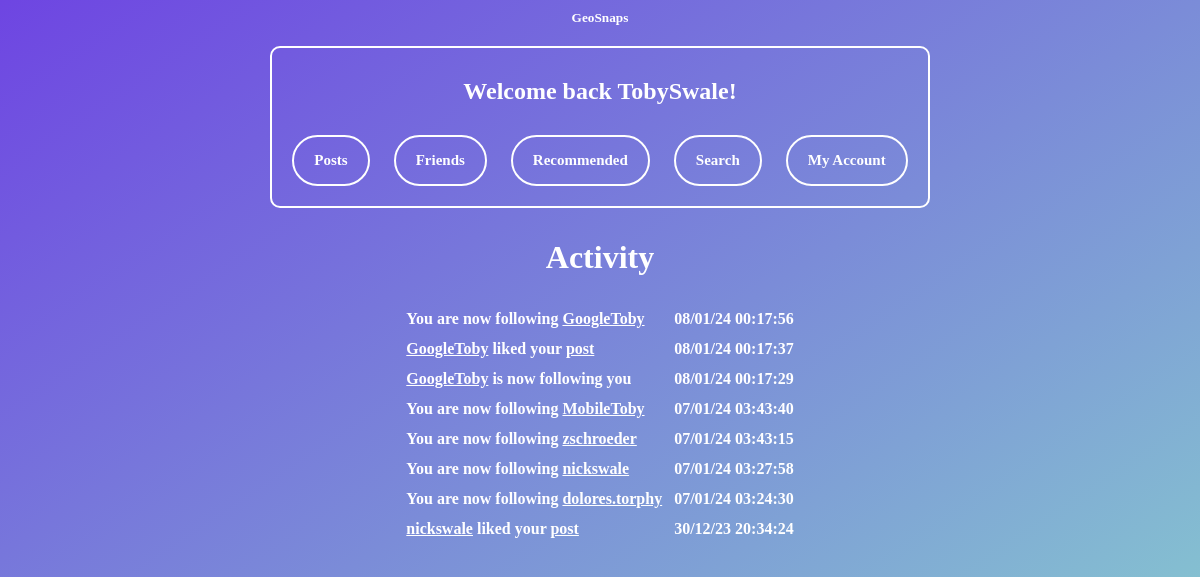
/activity (signed in), run on the app's committed database.
### tables this page shows
CREATE TABLE "friendrequests" (
	"usersend"	TEXT,
	"userreceive"	TEXT,
	"status"	INTEGER DEFAULT 0
, "timesent"	TEXT);

CREATE TABLE "Likes" (
	"id"	INTEGER,
	"usersliked"	TEXT
, "timesent"	TEXT);

### main.py (the view)
@web_site.route('/activity', methods=['GET', 'POST'])
def activity():
    msg = ""
    username = session["username"]
    con = sqlite3.connect('database.db')
    con.row_factory = sqlite3.Row
    cursor = con.cursor()
    sql = """SELECT Likes.usersliked, Likes.id, Likes.timesent
       FROM Likes
       JOIN Posts ON Likes.id = Posts.id
       WHERE Posts.user = ?"""
    cursor.execute(sql, (username,))
    rows = cursor.fetchall()
    newrows = []
    for row in rows:
        rowdict = dict(row)
        rowdict['type'] = 'like'
        newrows.append(rowdict)
    con.row_factory = sqlite3.Row
    cursor = con.cursor()
    sql = """SELECT friendrequests.usersend, friendrequests.timesent
           FROM friendrequests
           WHERE friendrequests.userreceive = ? AND status = 2"""
    cursor.execute(sql, (username,))
    rows2 = cursor.fetchall()
    newrows2 = []
    for row in rows2:
        rowdict = dict(row)
        rowdict['type'] = 'follower'
        newrows2.append(rowdict)
    con.row_factory = sqlite3.Row
    cursor = con.cursor()
    sql = "SELECT * FROM friendrequests WHERE userreceive = ? AND status = 1"
    cursor.execute(sql, (username,))
    rows3 = cursor.fetchall()
    newrows3 = []
    for row in rows3:
        rowdict = dict(row)
        rowdict['type'] = 'request'
        newrows3.append(rowdict)
    con.row_factory = sqlite3.Row
    cursor = con.cursor()
    sql = "SELECT * FROM friendrequests WHERE usersend = ? AND status = 2"
    cursor.execute(sql, (username,))
    rows4 = cursor.fetchall()
    newrows4 = []
    for row in rows4:
        rowdict = dict(row)
        rowdict['type'] = 'following'
        newrows4.append(rowdict)
    con.row_factory = sqlite3.Row
    cursor = con.cursor()
    sql = "SELECT * FROM friendrequests WHERE usersend = ? AND status = 1"
    cursor.execute(sql, (username,))
    rows5 = cursor.fetchall()
    newrows5 = []
    for row in rows5:
        rowdict = dict(row)
        rowdict['type'] = 'requestfollowing'
        newrows5.append(rowdict)
    newrows += newrows2
    newrows += newrows3
    newrows += newrows4
    newrows += newrows5
    rowsinsec = []
    for row in newrows:
        getdatetime = datetime.strptime(row["timesent"], "%d/%m/%y %H:%M:%S") #converts to known format
        datetimenow = datetime.now() #Gets time now
        datetimedif = datetimenow - getdatetime #finds dif
        timedif = datetimedif.total_seconds() #converts dif to s
        rowdict = dict(row) #sets var to old dict of row
        rowdict['timedif'] = timedif #adds sec dif to dict
        rowsinsec.append(rowdict) #appends to list
    sortedrows = sorted(rowsinsec, key=lambda x: x.get('timedif'))
    if sortedrows == []:
        msg = "No recent activity"
    return render_template("activity.html", rows=sortedrows, username=username,msg=msg)

### templates/activity.html (shortened to what this page needs)
{% extends 'base.html' %}
{% block content %}
<h1>Activity</h1>
<div class="namelink">
  <table class="centered-table" style="text-align: left;">
    {% for row in rows %}
    <tr>
      {% if row["type"] == "like" %}
        {% if row["usersliked"] != username %}
          <td><a href ='/viewaccount?id={{row["usersliked"]}}'>{{row["usersliked"]}}</a> liked your <a href ='/viewpost?id={{row["id"]}}'>post</a></td>
          <td>{{row["timesent"]}}</td>
        {% endif %}
      {% else %}
        {% if row["type"] == "follower" %}
          <td><a href ='/viewaccount?id={{row["usersend"]}}'>{{row["usersend"]}}</a> is now following you</td>
          <td>{{row["timesent"]}}</td>
        {% elif row["type"] == "request" %}
          <td><a href ='/acceptignore?id={{row["usersend"]}}'>{{row["usersend"]}}</a> has sent you a follow request</td>
          <td>{{row["timesent"]}}</td>
        {% elif row["type"] == "following" %}
          <td>You are now following <a href='/viewaccount?id={{row["userreceive"]}}'>{{row["userreceive"]}}</a></td>
          <td>{{row["timesent"]}}</td>
        {% elif row["type"] == "requestfollowing" %}
          <td>You sent a follow request to <a href='/viewaccount?id={{row["userreceive"]}}'>{{row["userreceive"]}}</a></td>
          <td>{{row["timesent"]}}</td>
        {% endif %}
      {% endif %}
    </tr>
    {% endfor %}
  </table>
</div>
{% endblock %}

### static/style.css (style rules this page uses)
body { background: linear-gradient(to bottom right, #6e45e2, #88d3ce); text-align: center; }
h1 { color:white; font-family:Verdana; }
a { font-weight:bold; text-decoration:none; margin:10px; }
.centered-table { margin: 0 auto; color:white; font-family:Verdana; border: 1px solid transparent; border-spacing: 10px; font-weight:bold; text-align: center; }

### templates/activity.html (style rules this page uses)
.namelink a { text-decoration: underline; color: white; font-family:Verdana; margin: 0; }

### data on the page
friendrequests: userreceive "GoogleToby", timesent "08/01/24 00:17:56"
Likes: usersliked "GoogleToby", timesent "08/01/24 00:17:37"
friendrequests: usersend "GoogleToby", timesent "08/01/24 00:17:29"
friendrequests: userreceive "MobileToby", timesent "07/01/24 03:43:40"
friendrequests: userreceive "zschroeder", timesent "07/01/24 03:43:15"
friendrequests: userreceive "nickswale", timesent "07/01/24 03:27:58"
friendrequests: userreceive "dolores.torphy", timesent "07/01/24 03:24:30"
Likes: usersliked "nickswale", timesent "30/12/23 20:34:24"

### other printed values
{{ session["username"] }} "TobySwale"
